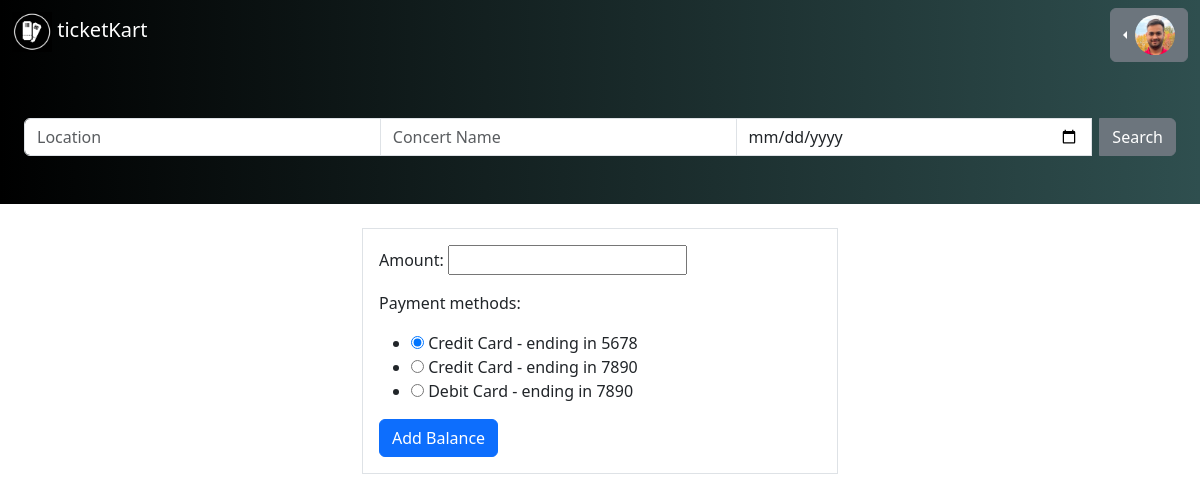
Page /add-balance/ (signed in) on the committed database.
### ticketkartapp/models.py (models this page shows, shortened)
class User(AbstractUser):
    name = models.CharField(max_length=200, null=True)
    email = models.EmailField(unique=True, null=True)
    phone = models.CharField(max_length=12, null=True, unique=True)
    balance = models.DecimalField(max_digits=6, decimal_places=2, default=0)
    avatar = models.ImageField(null=True, default="avatar.svg")
    is_retailer = models.BooleanField(default=False)

class PaymentMethod(models.Model):
    PAYMENT_TYPES = [
        ('CC', 'Credit Card'),
        ('DC', 'Debit Card'),
        ('INT', 'Interac'),
    ]
    user = models.ForeignKey(User, on_delete=models.CASCADE)
    payment_type = models.CharField(choices=PAYMENT_TYPES, max_length=3)
    card_number = models.CharField(max_length=16, null=True)
    expiry_date = models.DateField(null=True)
    cvv = models.CharField(max_length=3, null=True)
    bank_name = models.CharField(max_length=100, null=True)
    account_number = models.CharField(max_length=100, null=True)
    verified = models.BooleanField(default=False)

### ticketkart/views.py (the view)
# urls.py: path('add-balance/',add_balance,name="add-balance"),
@login_required(login_url='login')
def add_balance(request):
    payment_methods = PaymentMethod.objects.filter(user=request.user)
    if not payment_methods:
        return redirect('add-payment-method')
    if request.method == 'POST':
        form = BalanceForm(request.POST)
        if form.is_valid():
            amount = form.cleaned_data.get('amount')
            payment_method_id = request.POST.get('payment_method')
            payment_method = PaymentMethod.objects.get(id=payment_method_id)
            if not payment_method.verified:
                payment_method.verify()
                if not payment_method.verified:
                    return redirect('add_balance')
            if payment_method.make_payment(amount):
                request.user.balance += Decimal(amount)
                request.user.save()
                return redirect('user-profile')
    else:
        form = BalanceForm()
    return render(request, 'add_balance.html', {'form': form, 'payment_methods': payment_methods})

### ticketkart/forms.py
class BalanceForm(forms.Form):
    amount = forms.DecimalField(max_digits=6, decimal_places=2)

### ticketkart/templates/add_balance.html (shortened to what this page needs)
<!DOCTYPE html>
<html lang="en">
  <head>
    <link href="https://cdn.jsdelivr.net/npm/bootstrap@5.3.0-alpha1/dist/css/bootstrap.min.css" rel="stylesheet">
  </head>
  <body>
    <nav class="navbar navbar-expand-lg bg-body-tertiary navbar-dark">
      <div class="container-fluid">
        <h3 class="text-white">
          <a href="/" class="text-white navbar-brand">
            <img src="/images/logo-white.png" width="40px"
            height="40px" alt="" srcset="">
            ticketKart</a>
        </h3>
        <div class="justify-content-end">
          {% if request.user.is_authenticated %}
          <div class="btn-group dropstart">
            <button type="button" class="btn btn-secondary dropdown-toggle" data-bs-toggle="dropdown" aria-expanded="false">
              <img
            src="{{request.user.avatar.url}}"
            alt="Profile Picture"
            width="40px"
            height="40px"
            style="border-radius: 50%"
          />
            </button>
          </div>
          {% endif %}
        </div>
      </div>
    </nav>
    <nav class="navbar bg-body-tertiary py-5 navbar-dark">
      <div class="container-fluid">
        <form class="container-fluid" action="/" method="post">
          <div class="input-group">
            <input
              type="text"
              class="form-control"
              placeholder="Location"
              value=""
              name="location"
            />
            <input
              type="text"
              class="form-control"
              placeholder="Concert Name"
              aria-label="Username"
              name="concert"
            />
            <input
              type="date"
              class="form-control me-2"
              placeholder="yyyy-mm-dd"
              name="date"
            />
            <button type="submit" class="btn btn-secondary" value="grey">
              Search
            </button>
          </div>
        </form>
        <br />
      </div>
    </nav>
    <br />
    <div class="container" style="max-width: 500px; max-height: 500px;">
        <form method="post" id="myform">
            {{ form.as_p }}
            <p>Payment methods:</p>
            <ul>
              {% for pm in payment_methods %}
                <li>
                  <label>
                    <input type="radio" name="payment_method" value="{{ pm.id }}">
                    {{ pm.get_payment_type_display }} - ending in {{ pm.card_number|slice:"-4:" }}
                  </label>
                </li>
              {% endfor %}
            </ul>
            <input type="submit" value="Add Balance" class="btn btn-primary">
          </form>
    </div>
  </body>
</html>

### ticketkart/templates/add_balance.html (style rules this page uses)
.navbar { background-image: linear-gradient(to left, darkslategrey, black); }

### rows in the picture
User: user.avatar (picture)
PaymentMethod: payment_type "Credit Card", card_number "5678"
PaymentMethod: payment_type "Credit Card", card_number "7890"
PaymentMethod: payment_type "Debit Card", card_number "7890"
